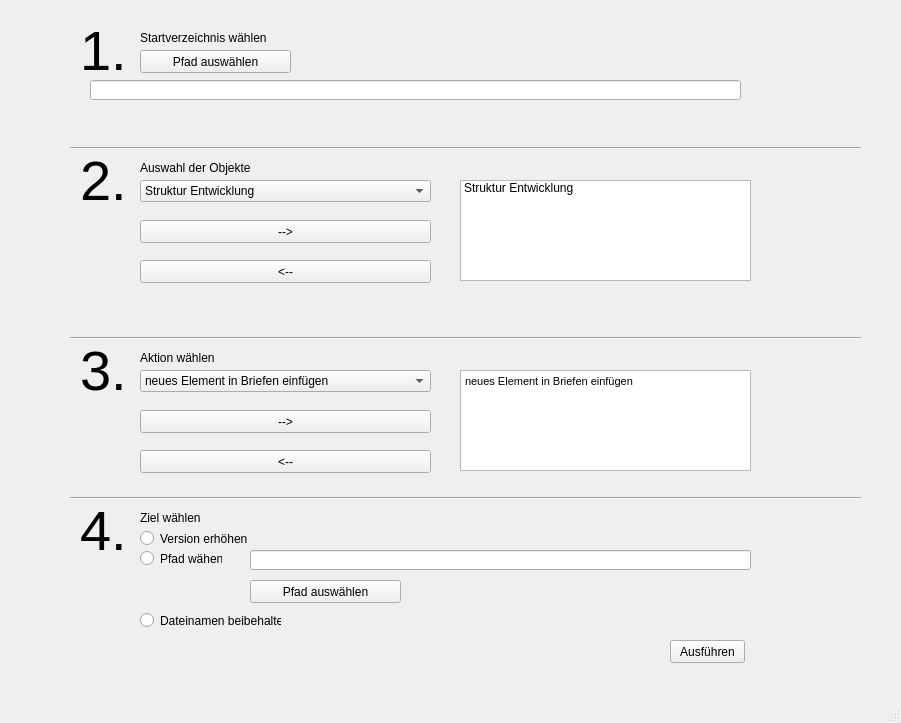
<?xml version="1.0" encoding="UTF-8"?>
<ui version="4.0">
 <class>MainWindow</class>
 <widget class="QMainWindow" name="MainWindow">
  <property name="geometry">
   <rect>
    <x>0</x>
    <y>0</y>
    <width>901</width>
    <height>723</height>
   </rect>
  </property>
  <property name="windowTitle">
   <string>MainWindow</string>
  </property>
  <widget class="QWidget" name="centralwidget">
   <widget class="QPushButton" name="pushButton">
    <property name="geometry">
     <rect>
      <x>140</x>
      <y>50</y>
      <width>151</width>
      <height>23</height>
     </rect>
    </property>
    <property name="text">
     <string>Pfad auswählen</string>
    </property>
   </widget>
   <widget class="QLineEdit" name="lineEdit">
    <property name="geometry">
     <rect>
      <x>90</x>
      <y>80</y>
      <width>651</width>
      <height>20</height>
     </rect>
    </property>
   </widget>
   <widget class="QComboBox" name="comboBox">
    <property name="geometry">
     <rect>
      <x>140</x>
      <y>180</y>
      <width>291</width>
      <height>22</height>
     </rect>
    </property>
    <item>
     <property name="text">
      <string>Struktur Entwicklung</string>
     </property>
    </item>
    <item>
     <property name="text">
      <string>Prüfung nur XML Dateien</string>
     </property>
    </item>
    <item>
     <property name="text">
      <string>Prüfung nur JPG Dateien</string>
     </property>
    </item>
    <item>
     <property name="text">
      <string>Prüfung 1</string>
     </property>
    </item>
    <item>
     <property name="text">
      <string>Prüfung 2</string>
     </property>
    </item>
   </widget>
   <widget class="QComboBox" name="comboBox_2">
    <property name="geometry">
     <rect>
      <x>140</x>
      <y>370</y>
      <width>291</width>
      <height>22</height>
     </rect>
    </property>
    <item>
     <property name="text">
      <string>neues Element in Briefen einfügen</string>
     </property>
    </item>
    <item>
     <property name="text">
      <string>finde Dateien ohne Jahreszahl</string>
     </property>
    </item>
    <item>
     <property name="text">
      <string>Versionen der Dateinamen erhöhen</string>
     </property>
    </item>
    <item>
     <property name="text">
      <string>Transformation2</string>
     </property>
    </item>
    <item>
     <property name="text">
      <string>Transformation 1</string>
     </property>
    </item>
   </widget>
   <widget class="QPushButton" name="pushButton_2">
    <property name="geometry">
     <rect>
      <x>140</x>
      <y>220</y>
      <width>291</width>
      <height>23</height>
     </rect>
    </property>
    <property name="text">
     <string>--&gt;</string>
    </property>
   </widget>
   <widget class="QPushButton" name="pushButton_3">
    <property name="geometry">
     <rect>
      <x>140</x>
      <y>410</y>
      <width>291</width>
      <height>23</height>
     </rect>
    </property>
    <property name="text">
     <string>--&gt;</string>
    </property>
   </widget>
   <widget class="QTextBrowser" name="textBrowser_3">
    <property name="geometry">
     <rect>
      <x>460</x>
      <y>370</y>
      <width>291</width>
      <height>101</height>
     </rect>
    </property>
    <property name="html">
     <string>&lt;!DOCTYPE HTML PUBLIC &quot;-//W3C//DTD HTML 4.0//EN&quot; &quot;http://www.w3.org/TR/REC-html40/strict.dtd&quot;&gt;
&lt;html&gt;&lt;head&gt;&lt;meta name=&quot;qrichtext&quot; content=&quot;1&quot; /&gt;&lt;style type=&quot;text/css&quot;&gt;
p, li { white-space: pre-wrap; }
&lt;/style&gt;&lt;/head&gt;&lt;body style=&quot; font-family:'MS Shell Dlg 2'; font-size:8.25pt; font-weight:400; font-style:normal;&quot;&gt;
&lt;p style=&quot; margin-top:0px; margin-bottom:0px; margin-left:0px; margin-right:0px; -qt-block-indent:0; text-indent:0px;&quot;&gt;neues Element in Briefen einfügen&lt;/p&gt;
&lt;p style=&quot;-qt-paragraph-type:empty; margin-top:0px; margin-bottom:0px; margin-left:0px; margin-right:0px; -qt-block-indent:0; text-indent:0px;&quot;&gt;&lt;br /&gt;&lt;/p&gt;
&lt;p style=&quot;-qt-paragraph-type:empty; margin-top:0px; margin-bottom:0px; margin-left:0px; margin-right:0px; -qt-block-indent:0; text-indent:0px;&quot;&gt;&lt;br /&gt;&lt;/p&gt;
&lt;p style=&quot;-qt-paragraph-type:empty; margin-top:0px; margin-bottom:0px; margin-left:0px; margin-right:0px; -qt-block-indent:0; text-indent:0px;&quot;&gt;&lt;br /&gt;&lt;/p&gt;&lt;/body&gt;&lt;/html&gt;</string>
    </property>
   </widget>
   <widget class="QListWidget" name="listWidget">
    <property name="geometry">
     <rect>
      <x>460</x>
      <y>180</y>
      <width>291</width>
      <height>101</height>
     </rect>
    </property>
    <item>
     <property name="text">
      <string>Struktur Entwicklung</string>
     </property>
    </item>
   </widget>
   <widget class="Line" name="line">
    <property name="geometry">
     <rect>
      <x>70</x>
      <y>140</y>
      <width>791</width>
      <height>16</height>
     </rect>
    </property>
    <property name="orientation">
     <enum>Qt::Horizontal</enum>
    </property>
   </widget>
   <widget class="Line" name="line_2">
    <property name="geometry">
     <rect>
      <x>70</x>
      <y>330</y>
      <width>791</width>
      <height>16</height>
     </rect>
    </property>
    <property name="orientation">
     <enum>Qt::Horizontal</enum>
    </property>
   </widget>
   <widget class="Line" name="line_3">
    <property name="geometry">
     <rect>
      <x>70</x>
      <y>490</y>
      <width>791</width>
      <height>16</height>
     </rect>
    </property>
    <property name="orientation">
     <enum>Qt::Horizontal</enum>
    </property>
   </widget>
   <widget class="QLabel" name="label">
    <property name="geometry">
     <rect>
      <x>80</x>
      <y>20</y>
      <width>51</width>
      <height>61</height>
     </rect>
    </property>
    <property name="font">
     <font>
      <pointsize>42</pointsize>
     </font>
    </property>
    <property name="text">
     <string>1.</string>
    </property>
   </widget>
   <widget class="QLabel" name="label_2">
    <property name="geometry">
     <rect>
      <x>80</x>
      <y>150</y>
      <width>51</width>
      <height>61</height>
     </rect>
    </property>
    <property name="font">
     <font>
      <pointsize>42</pointsize>
     </font>
    </property>
    <property name="text">
     <string>2.</string>
    </property>
   </widget>
   <widget class="QLabel" name="label_3">
    <property name="geometry">
     <rect>
      <x>80</x>
      <y>340</y>
      <width>51</width>
      <height>61</height>
     </rect>
    </property>
    <property name="font">
     <font>
      <pointsize>42</pointsize>
     </font>
    </property>
    <property name="text">
     <string>3.</string>
    </property>
   </widget>
   <widget class="QLabel" name="label_4">
    <property name="geometry">
     <rect>
      <x>80</x>
      <y>500</y>
      <width>51</width>
      <height>61</height>
     </rect>
    </property>
    <property name="font">
     <font>
      <pointsize>42</pointsize>
     </font>
    </property>
    <property name="text">
     <string>4.</string>
    </property>
   </widget>
   <widget class="QLabel" name="label_5">
    <property name="geometry">
     <rect>
      <x>140</x>
      <y>30</y>
      <width>161</width>
      <height>16</height>
     </rect>
    </property>
    <property name="text">
     <string>Startverzeichnis wählen</string>
    </property>
   </widget>
   <widget class="QLabel" name="label_6">
    <property name="geometry">
     <rect>
      <x>140</x>
      <y>160</y>
      <width>161</width>
      <height>16</height>
     </rect>
    </property>
    <property name="text">
     <string>Auswahl der Objekte</string>
    </property>
   </widget>
   <widget class="QLabel" name="label_7">
    <property name="geometry">
     <rect>
      <x>140</x>
      <y>350</y>
      <width>161</width>
      <height>16</height>
     </rect>
    </property>
    <property name="text">
     <string>Aktion wählen</string>
    </property>
   </widget>
   <widget class="QLabel" name="label_8">
    <property name="geometry">
     <rect>
      <x>140</x>
      <y>510</y>
      <width>161</width>
      <height>16</height>
     </rect>
    </property>
    <property name="text">
     <string>Ziel wählen</string>
    </property>
   </widget>
   <widget class="QRadioButton" name="radioButton">
    <property name="geometry">
     <rect>
      <x>140</x>
      <y>610</y>
      <width>141</width>
      <height>21</height>
     </rect>
    </property>
    <property name="text">
     <string>Dateinamen beibehalten</string>
    </property>
   </widget>
   <widget class="QRadioButton" name="radioButton_2">
    <property name="geometry">
     <rect>
      <x>140</x>
      <y>530</y>
      <width>221</width>
      <height>17</height>
     </rect>
    </property>
    <property name="text">
     <string>Version erhöhen</string>
    </property>
   </widget>
   <widget class="QRadioButton" name="radioButton_3">
    <property name="geometry">
     <rect>
      <x>140</x>
      <y>550</y>
      <width>82</width>
      <height>17</height>
     </rect>
    </property>
    <property name="text">
     <string>Pfad wähen</string>
    </property>
   </widget>
   <widget class="QPushButton" name="pushButton_4">
    <property name="geometry">
     <rect>
      <x>140</x>
      <y>260</y>
      <width>291</width>
      <height>23</height>
     </rect>
    </property>
    <property name="text">
     <string>&lt;--</string>
    </property>
   </widget>
   <widget class="QPushButton" name="pushButton_5">
    <property name="geometry">
     <rect>
      <x>140</x>
      <y>450</y>
      <width>291</width>
      <height>23</height>
     </rect>
    </property>
    <property name="text">
     <string>&lt;--</string>
    </property>
   </widget>
   <widget class="QLineEdit" name="lineEdit_2">
    <property name="geometry">
     <rect>
      <x>250</x>
      <y>550</y>
      <width>501</width>
      <height>20</height>
     </rect>
    </property>
   </widget>
   <widget class="QPushButton" name="pushButton_6">
    <property name="geometry">
     <rect>
      <x>250</x>
      <y>580</y>
      <width>151</width>
      <height>23</height>
     </rect>
    </property>
    <property name="text">
     <string>Pfad auswählen</string>
    </property>
   </widget>
   <widget class="QPushButton" name="pushButton_7">
    <property name="geometry">
     <rect>
      <x>670</x>
      <y>640</y>
      <width>75</width>
      <height>23</height>
     </rect>
    </property>
    <property name="text">
     <string>Ausführen</string>
    </property>
   </widget>
  </widget>
  <widget class="QMenuBar" name="menubar">
   <property name="geometry">
    <rect>
     <x>0</x>
     <y>0</y>
     <width>901</width>
     <height>21</height>
    </rect>
   </property>
  </widget>
  <widget class="QStatusBar" name="statusbar"/>
 </widget>
 <resources/>
 <connections/>
</ui>
